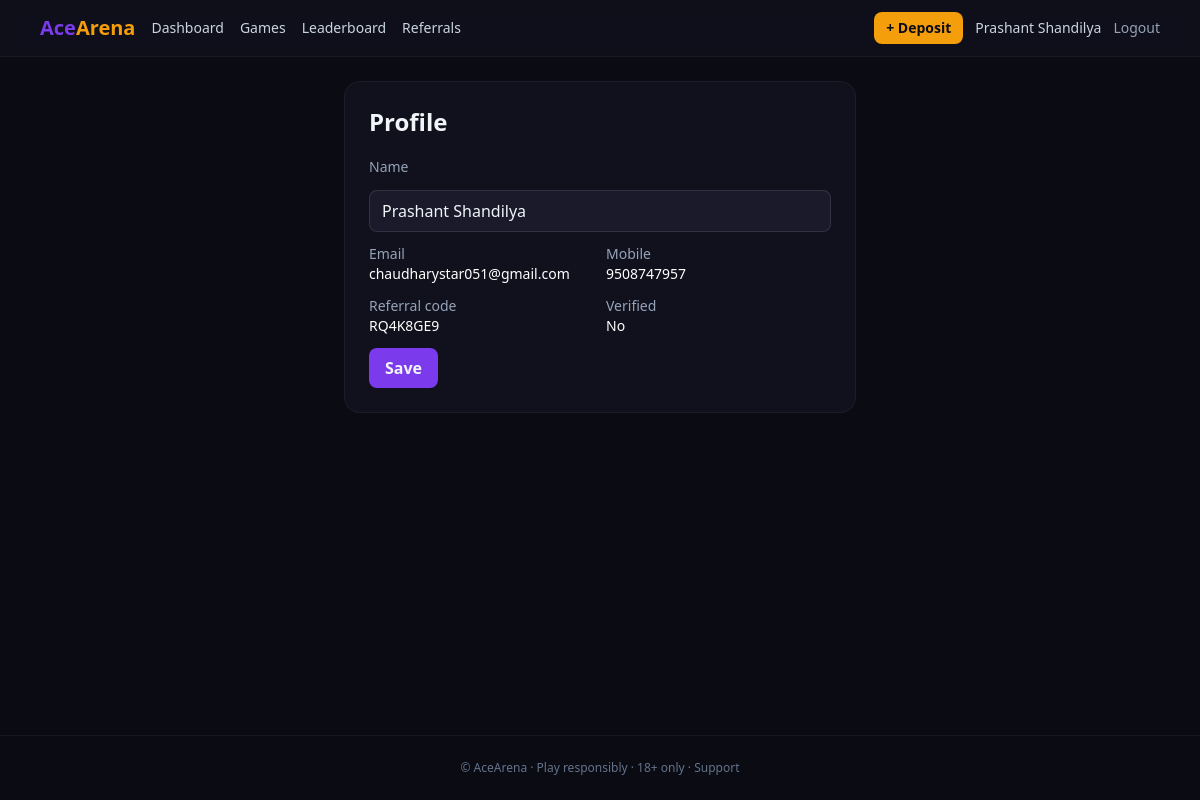
Page /auth/profile (signed in) on the committed database.
### app/models.py (models this page shows, shortened)
class User(UserMixin, db.Model):
    __tablename__ = "users"
    id = db.Column(db.Integer, primary_key=True)
    name = db.Column(db.String(120))
    email = db.Column(db.String(190), unique=True, index=True)
    mobile = db.Column(db.String(20), unique=True, index=True)
    password_hash = db.Column(db.String(255))
    role = db.Column(db.String(32), default="user")  # user, support_admin, finance_admin, super_admin
    is_blocked = db.Column(db.Boolean, default=False)
    is_verified = db.Column(db.Boolean, default=False)
    referral_code = db.Column(db.String(16), unique=True, index=True)
    referred_by_id = db.Column(db.Integer, db.ForeignKey("users.id"))
    last_login_ip = db.Column(db.String(64))
    failed_attempts = db.Column(db.Integer, default=0)
    locked_until = db.Column(db.DateTime)
    created_at = db.Column(db.DateTime, default=datetime.utcnow)
    def is_admin(self): return self.role in ("super_admin", "finance_admin", "support_admin")

### app/auth/routes.py (the view)
@bp.route("/profile", methods=["GET", "POST"])
@login_required
def profile():
    if request.method == "POST":
        current_user.name = request.form.get("name", current_user.name)
        db.session.commit()
        flash("Profile updated.", "success")
    return render_template("auth/profile.html")

### app/templates/auth/profile.html (shortened to what this page needs)
{% extends "base.html" %}{% block content %}
<div class="max-w-lg mx-auto bg-ink-800 rounded-2xl p-6 border border-white/5">
<h1 class="text-2xl font-bold mb-4">Profile</h1>
<form method="post" class="space-y-3">
<label class="text-sm text-slate-400">Name</label>
<input name="name" value="{{ current_user.name or '' }}" class="w-full px-3 py-2 rounded-lg bg-ink-700 border border-white/10">
<div class="grid grid-cols-2 gap-3 text-sm text-slate-400">
  <div>Email<div class="text-white">{{ current_user.email }}</div></div>
  <div>Mobile<div class="text-white">{{ current_user.mobile }}</div></div>
  <div>Referral code<div class="text-white">{{ current_user.referral_code }}</div></div>
  <div>Verified<div class="text-white">{{ 'Yes' if current_user.is_verified else 'No' }}</div></div>
</div>
<button class="px-4 py-2 rounded-lg bg-brand-500 font-semibold">Save</button>
</form></div>{% endblock %}

### app/templates/base.html (shortened to what this page needs)
<!doctype html>
<html lang="en">
<head>
<script src="https://cdn.tailwindcss.com"></script>
<link rel="stylesheet" href="{{ url_for('static', filename='css/app.css') }}">
</head>
<body class="bg-ink-900 text-slate-100 min-h-screen flex flex-col">
<nav class="bg-ink-800/80 backdrop-blur border-b border-white/5 sticky top-0 z-50">
  <div class="max-w-6xl mx-auto px-4 py-3 flex items-center gap-4">
    <a href="{{ url_for('home') }}" class="font-extrabold text-xl">
      <span class="text-brand-500">Ace</span><span class="text-accent-400">Arena</span>
    </a>
    <div class="hidden md:flex gap-4 text-sm text-slate-300">
      {% if current_user.is_authenticated %}
        <a href="{{ url_for('wallet.dashboard') }}" class="hover:text-white">Dashboard</a>
        <a href="{{ url_for('games.lobby') }}" class="hover:text-white">Games</a>
        <a href="{{ url_for('games.leaderboard') }}" class="hover:text-white">Leaderboard</a>
        <a href="{{ url_for('referrals.index') }}" class="hover:text-white">Referrals</a>
      {% endif %}
    </div>
    <div class="ml-auto flex items-center gap-3">
      {% if current_user.is_authenticated %}
        <a href="{{ url_for('payments.deposit') }}"
           class="px-3 py-1.5 rounded-lg bg-accent-400 text-ink-900 font-semibold text-sm">+ Deposit</a>
        <a href="{{ url_for('auth.profile') }}" class="text-sm text-slate-300">{{ current_user.name or current_user.mobile }}</a>
        <a href="{{ url_for('auth.logout') }}" class="text-sm text-slate-400 hover:text-white">Logout</a>
      {% else %}
        <a href="{{ url_for('auth.login') }}" class="text-sm text-slate-300 hover:text-white">Login</a>
        <a href="{{ url_for('auth.register') }}"
           class="px-3 py-1.5 rounded-lg bg-brand-500 text-white font-semibold text-sm">Sign up</a>
      {% endif %}
    </div>
  </div>
</nav>
<main class="flex-1 max-w-6xl w-full mx-auto px-4 py-6">
{% block content %}{% endblock %}
</main>
<footer class="border-t border-white/5 text-center text-xs text-slate-500 py-6">
  © AceArena · <a href="{{ url_for('security.responsible') }}" class="hover:text-white">Play responsibly</a>
  · 18+ only · <a href="{{ url_for('security.support') }}" class="hover:text-white">Support</a>
</footer>
</body></html>

### rows in the picture
User: name "Prashant Shandilya", email "chaudharystar051@gmail.com", mobile "9508747957", referral_code "RQ4K8GE9", is_verified "No"
